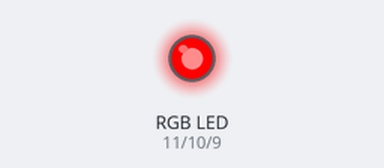
A sketch run on a simulated Arduino Uno, built with avr-gcc and run on an emulated ATmega328P. Shown: an RGB LED mixed from three pins (HIGH = lit).

Above: at 0.05 s.
At 3.0 s:
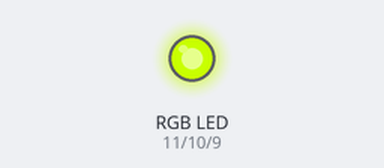
At 3.75 s:
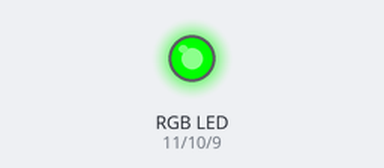
At 4.5 s:
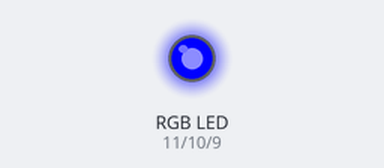
At 6.0 s:
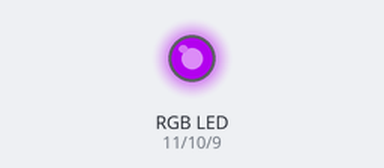
Timing chart, 0 to 7.8 s (numbered marks = the images above):
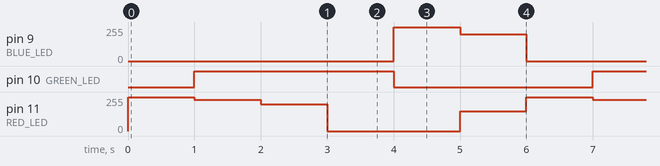

The sketch:

Test1.ino
```cpp
const unsigned char RED_LED = 11, GREEN_LED = 10, BLUE_LED = 9;


void setup() {
  pinMode(RED_LED, OUTPUT);
  pinMode(GREEN_LED, OUTPUT);
  pinMode(BLUE_LED, OUTPUT);

  analogWrite(RED_LED, 0);
  analogWrite(GREEN_LED, 0);
  analogWrite(BLUE_LED, 0);

  Serial.begin(9600);
}

void loop() {
  byte red_intensity = 0, green_intensity = 0, blue_intensity = 0;

  for (int i = 0; i < 6; i++) {
    switch (i) {
      case 0:
        red_intensity = 255;
        green_intensity = 0;
        blue_intensity = 0;
        break;
      case 1:
        red_intensity = 235;
        green_intensity = 255;
        blue_intensity = 0;
        break;
      case 2:
        red_intensity = 200;
        green_intensity = 255;
        blue_intensity = 0;
        break;
      case 3:
        red_intensity = 0;
        green_intensity = 255;
        blue_intensity = 0;
        break;
      case 4:
        red_intensity = 0;
        green_intensity = 0;
        blue_intensity = 255;
        break;
      case 5:
        red_intensity = 150;
        green_intensity = 0;
        blue_intensity = 200;
        break;

    }

    analogWrite(RED_LED, red_intensity);
    analogWrite(GREEN_LED, green_intensity);
    analogWrite(BLUE_LED, blue_intensity);
    delay(1000);
  }
}
```

Measured:
- by itself, pin 9 (BLUE_LED): repeats every 6.0 s: 200/255 1.0 s, 0/255 4.0 s, 255/255 1.0 s
- by itself, pin 10 (GREEN_LED): alternates HIGH for 3.0 s and LOW for 3.0 s
- by itself, pin 11 (RED_LED): repeats every 6.0 s: 235/255 1.0 s, 200/255 1.0 s, 0/255 2.0 s, 150/255 1.0 s, 255/255 1.0 s
